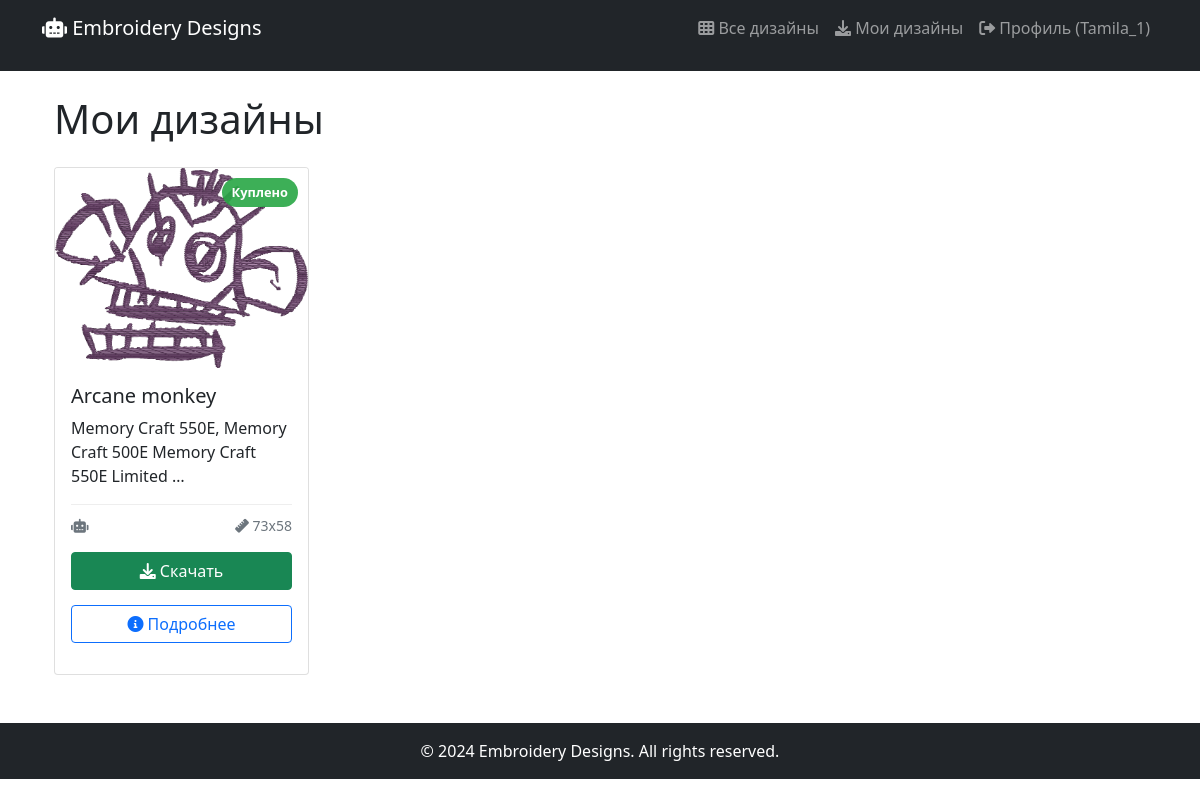
The app's page /my-designs/ (signed in) with its own data.
### designs/models.py (models this page shows, shortened)
class Design(models.Model):
    title = models.CharField(max_length=200)
    description = models.TextField()
    category = models.ForeignKey(
        Category,
        on_delete=models.CASCADE,
        related_name='designs'
    )
    machine_types = models.ManyToManyField(
        MachineType,
        related_name='designs',
        blank=True
    )
    design_width = models.IntegerField(help_text="Ширина дизайна в мм", default=100)
    design_height = models.IntegerField(help_text="Высота дизайна в мм", default=100)
    stitch_count = models.IntegerField(default=0, help_text="Общее количество стежков в дизайне")
    design_size = models.CharField(max_length=100, help_text="Размер дизайна в мм (например: 100x100)",
                                    blank=True, default="100x100")
    compatible_hoops = models.ManyToManyField(
        HoopSize,
        blank=True,
        verbose_name="Совместимые пяльца",
        help_text="Выберите пяльца, для которых подходит этот дизайн"
    )
    image_preview = models.ImageField(upload_to='designs/previews/')
    plus_storage = PlusFriendlyStorage()
    design_file = models.FileField(upload_to=upload_to_original, storage=plus_storage,
                                    validators=[validate_embroidery_file])
    created_at = models.DateTimeField(auto_now_add=True)
    updated_at = models.DateTimeField(auto_now=True)
    is_active = models.BooleanField(default=True)
    class Meta:
        ordering = ['-created_at']
    def get_file_extension(self):
        if self.design_file:
            return os.path.splitext(self.design_file.name)[1].upper().replace('.', '')
        return ""

### designs/views.py (the view)
# urls.py: path('my-designs/', views.my_designs, name='my_designs'),
@login_required
def my_designs(request):
    purchases = Purchase.objects.filter(user=request.user).select_related('design')
    designs = [purchase.design for purchase in purchases]
    context = {
        'designs': designs,
    }
    return render(request, 'designs/my_designs.html', context)

### designs/templates/designs/my_designs.html (shortened to what this page needs)
{% extends 'base.html' %}
{% block content %}
<div class="container">
    <h1 class="mb-4">Мои дизайны</h1>
    {% if designs %}
    <div class="row">
        {% for design in designs %}
        <div class="col-xl-3 col-lg-4 col-md-6 col-sm-6 mb-4">
            <div class="card h-100">
                <div class="design-image-container">
                    <img src="{{ design.image_preview.url }}" class="card-img-top design-image" alt="{{ design.title }}">
                    <div class="design-price-badge">
                        Куплено
                    </div>
                </div>
                <div class="card-body d-flex flex-column">
                    <h5 class="card-title">{{ design.title }}</h5>
                    <p class="card-text flex-grow-1">{{ design.description|truncatewords:10 }}</p>
                    <div class="design-specs mt-auto">
                        <div class="row small text-muted">
                            <div class="col-6">
                                <i class="fas fa-robot"></i>
                            </div>
                            <div class="col-6 text-end">
                                <i class="fas fa-ruler"></i>
                                {{ design.design_size }}
                            </div>
                        </div>
                    </div>
                    <div class="mt-3">
                        <a href="{{ design.design_file.url }}" class="btn btn-success w-100" download="{{ design.title }}.{{ design.get_file_extension|lower }}">
                            <i class="fas fa-download"></i> Скачать
                        </a>
                        <a href="{% url 'item_info' design.id %}" class="btn btn-outline-primary w-100">
                            <i class="fas fa-info-circle"></i> Подробнее
                        </a>
                    </div>
                </div>
            </div>
        </div>
        {% endfor %}
    </div>
    {% endif %}
</div>
{% endblock %}

### templates/base.html (shortened to what this page needs)
{% load static %}
<!DOCTYPE html>
<html>
<head>
    <link href="https://cdn.jsdelivr.net/npm/bootstrap@5.1.3/dist/css/bootstrap.min.css" rel="stylesheet">
    <link href="https://cdnjs.cloudflare.com/ajax/libs/font-awesome/6.0.0/css/all.min.css" rel="stylesheet">
    <link href="{% static 'css/rating.css' %}" rel="stylesheet">
    <link href="{% static 'css/base.css' %}" rel="stylesheet">
</head>
<body class='layout'>
    <nav class="navbar navbar-expand-lg navbar-dark bg-dark">
        <div class="container">
            <a class="navbar-brand" href="{% url 'design_list' %}">
                <i class="fas fa-robot"></i> Embroidery Designs
            </a>
            <div class="navbar-nav ms-auto">
                <a class="nav-link" href="{% url 'design_list' %}">
                    <i class="fas fa-th"></i> Все дизайны
                </a>
                {% if user.is_authenticated %}
                    <a class="nav-link" href="{% url 'my_designs' %}">
                        <i class="fas fa-download"></i> Мои дизайны
                    </a>
                        <form method="post" action="{% url 'profile' %}" class="d-inline">
                            <button type="submit" class="btn btn-link nav-link" style="border: none; background: none;">
                                <i class="fas fa-sign-out-alt"></i> Профиль ({{ user.username }})
                            </button>
                        </form>
                {% endif %}
            </div>
        </div>
    </nav>
    <div class="container mt-4">
        {% block content %}
        {% endblock %}
    </div>
    <footer class="bg-dark text-white text-center py-3 mt-4">
        &copy; 2024 Embroidery Designs. All rights reserved.
    </footer>
</body>
</html>

### static/css/base.css (style rules this page uses)
html, body { height: 100%; margin: 0; }
body.layout { display: flex; flex-direction: column; min-height: 100vh; }

### designs/templates/designs/my_designs.html (style rules this page uses)
.design-image-container { position: relative; overflow: hidden; height: 200px; }
.design-image { width: 100%; height: 100%; object-fit: cover; }
.design-price-badge { position: absolute; top: 10px; right: 10px; background: rgba(40, 167, 69, 0.9); color: white; padding: 5px 10px; border-radius: 15px; font-weight: bold; font-size: 0.8em; }
.design-specs { border-top: 1px solid #eee; padding-top: 10px; }
a { margin: 0 0 15px; }

### records on screen
Design: image_preview (picture), title "Arcane monkey", description "Memory Craft 550E, Memory Craft 500E Memory Craft 550E Limited …", design_size "73x58"

### other values on screen
{{ user.username }} "Tamila_1"
